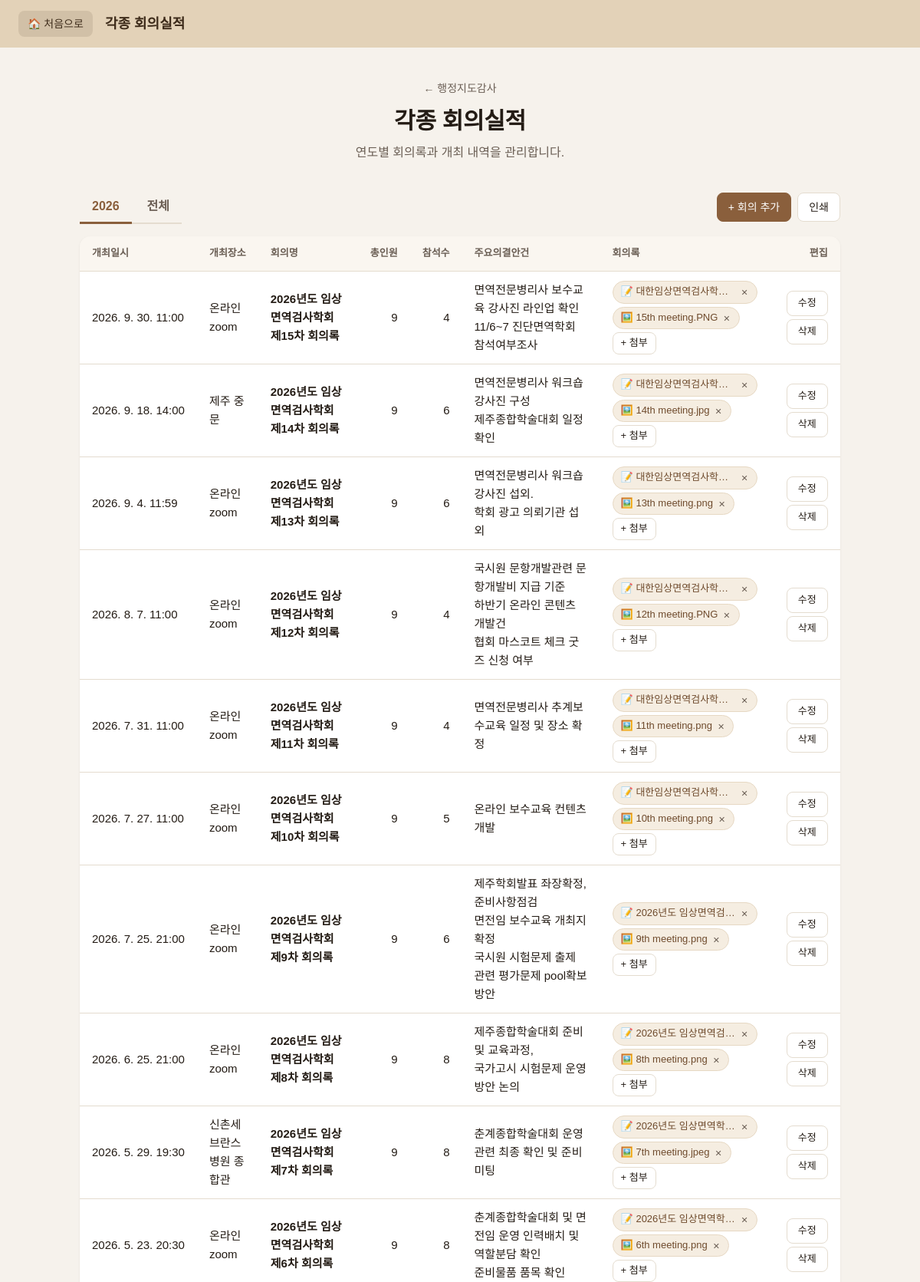
Screenshot of /audit/meetings (upper part) with the database file from the repository.
### tables this page shows
CREATE TABLE meetings (
    id            INTEGER PRIMARY KEY AUTOINCREMENT,
    year          INTEGER NOT NULL,
    held_at       TEXT,                 -- 개최일시
    place         TEXT,
    title         TEXT NOT NULL,        -- 회의명
    total_members INTEGER,              -- 총인원
    attendees     INTEGER,              -- 참석수
    agenda        TEXT                  -- 주요의결안건
);

CREATE TABLE files (
    id            INTEGER PRIMARY KEY AUTOINCREMENT,
    original_name TEXT NOT NULL,
    stored_path   TEXT NOT NULL,
    file_type     TEXT,                 -- pdf / doc / img
    target_type   TEXT,                 -- meeting, event, document ...
    target_id     INTEGER,
    uploaded_at   TEXT DEFAULT CURRENT_TIMESTAMP
, note TEXT);

### routes/meetings.py (the view)
@bp.route("/audit/meetings")
def list_view():
    with db() as conn:
        years = [r["year"] for r in conn.execute("SELECT DISTINCT year FROM meetings ORDER BY year DESC")]
        sel = request.args.get("year")
        if sel is None:
            sel = str(years[0]) if years else str(datetime.now().year)
        show_all = sel == "all"
        if show_all:
            meetings = conn.execute("SELECT * FROM meetings ORDER BY held_at DESC, id DESC").fetchall()
        else:
            sel = sel if sel.isdigit() else str(datetime.now().year)
            meetings = conn.execute(
                "SELECT * FROM meetings WHERE year = ? ORDER BY held_at DESC, id DESC", (int(sel),)).fetchall()
            if int(sel) not in years:
                years = sorted(set(years) | {int(sel)}, reverse=True)
        ids = [m["id"] for m in meetings]
        files = storage.files_for(conn, tuple(SLOT_TARGETS.values()), ids)
        attendance = {i: {"exec": [], "council": []} for i in ids}
        if ids:
            marks = ",".join("?" * len(ids))
            for r in conn.execute(
                    f"SELECT meeting_id, officer_id, kind FROM meeting_attendance "
                    f"WHERE present = 1 AND officer_id IS NOT NULL AND meeting_id IN ({marks})", ids):
                attendance[r["meeting_id"]]["exec" if r["kind"] == "임원" else "council"].append(r["officer_id"])
        exec_officers = conn.execute(
            "SELECT id, position, name FROM officers WHERE kind = '임원' ORDER BY sort_order, id").fetchall()
        council_officers = conn.execute(
            "SELECT id, position, name FROM officers WHERE kind = '평의원' ORDER BY sort_order, id").fetchall()
    return render_template(
        "meetings.html", page=get_menu("meetings"), years=years, selected=sel, show_all=show_all,
        meetings=meetings, files=files, attendance=attendance, accept=storage.ACCEPT_ATTR,
        exec_officers=exec_officers, council_officers=council_officers,
    )

### app.py (called while the page is built)
@app.context_processor
def inject_globals():
    return {"app_title": APP_TITLE, "menu": MENU}

### auth.py (called while the page is built, shortened)
def _get(key, default=None):
    with db() as conn:
        row = conn.execute("SELECT value FROM settings WHERE key = ?", (key,)).fetchone()
    return row["value"] if row else default

def password_is_set():
    return _get("money_password_hash") is not None

def is_unlocked():
    stamp = session.get("unlocked_at")
    if not stamp or session.get("epoch") != _get("lock_epoch", "0"):
        return False
    return time.time() - stamp < IDLE_SECONDS

@bp.before_app_request
def guard():
    if not request.path.startswith(PROTECTED_PATHS):
        return None

@bp.app_context_processor
def inject_lock_state():
    return {"unlocked": is_unlocked(), "password_set": password_is_set()}

### menu.py (called while the page is built)
def get_menu(key):
    for item in MENU:
        if item["key"] == key:
            return item
    return None

### models.py (called while the page is built)
def get_db():
    conn = sqlite3.connect(DB_PATH)
    conn.row_factory = sqlite3.Row
    conn.execute("PRAGMA foreign_keys = ON")
    return conn

@contextmanager
def db():
    conn = get_db()
    try:
        yield conn
        conn.commit()
    except Exception:
        conn.rollback()
        raise
    finally:
        conn.close()

### routes/meetings.py (called while the page is built)
@bp.app_template_filter("kdt")
def kdt(value):
    if not value:
        return ""
    try:
        d = datetime.fromisoformat(value)
    except ValueError:
        return value
    return f"{d.year}. {d.month}. {d.day}. {d:%H:%M}"

### storage.py (called while the page is built)
def files_for(conn, target_types, target_ids):
    out = {}
    if not target_ids:
        return out
    t_marks = ",".join("?" * len(target_types))
    i_marks = ",".join("?" * len(target_ids))
    rows = conn.execute(
        f"SELECT * FROM files WHERE target_type IN ({t_marks}) AND target_id IN ({i_marks}) ORDER BY id",
        (*target_types, *target_ids))
    for r in rows:
        out.setdefault((r["target_type"], r["target_id"]), []).append(r)
    return out

### templates/meetings.html (shortened to what this page needs)
{% extends "base.html" %}
{% block header_title %}{{ page.title }}{% endblock %}
{% from "_files.html" import file_cell, viewer_dialog %}
{% from "_forms.html" import time_select %}
{% block content %}
{% set next_url = request.full_path.rstrip('?') %}
<section class="intro">
  <a class="back no-print" href="{{ url_for('audit_home') }}">← 행정지도감사</a>
  <h1>{{ page.title }}</h1>
  <p class="no-print">{{ page.desc }}</p>
</section>
<div class="toolbar no-print">
  <nav class="tabs" aria-label="연도">
    {% for y in years %}
      <a class="tab {{ 'active' if (not show_all and selected == y|string) }}"
         href="{{ url_for('meetings.list_view', year=y) }}">{{ y }}</a>
    {% endfor %}
    <a class="tab {{ 'active' if show_all }}" href="{{ url_for('meetings.list_view', year='all') }}">전체</a>
  </nav>
  <div class="actions">
    <button type="button" class="btn primary" data-open-add="meeting-dialog">+ 회의 추가</button>
    <button type="button" class="btn" onclick="window.print()">인쇄</button>
  </div>
</div>
{% if meetings %}
<div class="table-wrap">
  <table class="table meetings-table">
    <thead><tr>
      <th>개최일시</th><th>개최장소</th><th>회의명</th>
      <th class="num">총인원</th><th class="num">참석수</th>
      <th>주요의결안건</th><th>회의록</th><th>참석서명지</th>
      <th class="no-print actions-col">편집</th>
    </tr></thead>
    <tbody>
    {% for m in meetings %}
      <tr>
        <td class="nowrap">{{ m.held_at|kdt }}</td>
        <td>{{ m.place or '' }}</td>
        <td class="title-col">{{ m.title }}</td>
        <td class="num">{{ m.total_members if m.total_members is not none else '' }}</td>
        <td class="num">{{ m.attendees if m.attendees is not none else '' }}</td>
        <td class="agenda-col">{{ m.agenda or '' }}</td>
        <td class="file-col">{{ file_cell('meeting_minutes-' ~ m.id, files.get(('meeting_minutes', m.id), []), url_for('meetings.upload', meeting_id=m.id), {'slot': 'minutes', 'year': selected}, accept, next_url) }}</td>
        <td class="file-col">{{ file_cell('meeting_signature-' ~ m.id, files.get(('meeting_signature', m.id), []), url_for('meetings.upload', meeting_id=m.id), {'slot': 'signature', 'year': selected}, accept, next_url) }}</td>
        <td class="no-print actions-col">
          <button type="button" class="btn small" data-open-edit="meeting-dialog"
                  data-id="{{ m.id }}" data-held-at="{{ m.held_at or '' }}" data-place="{{ m.place or '' }}"
                  data-title="{{ m.title }}" data-total-members="{{ m.total_members if m.total_members is not none else '' }}"
                  data-attendees="{{ m.attendees if m.attendees is not none else '' }}"
                  data-agenda="{{ m.agenda or '' }}">수정</button>
          <form method="post" action="{{ url_for('meetings.delete', meeting_id=m.id) }}"
                data-confirm="'{{ m.title }}' 회의를 삭제할까요? 첨부파일도 함께 삭제됩니다.">
            <button class="btn small danger">삭제</button>
          </form>
        </td>
      </tr>
    {% endfor %}
    </tbody>
  </table>
</div>
{% else %}
<div class="empty"><p>{{ '등록된' if show_all else selected ~ '년에 등록된' }} 회의가 없습니다. 오른쪽 위 [+ 회의 추가]로 첫 회의를 등록하세요.</p></div>
{% endif %}
{% endblock %}

### templates/_files.html (shortened to what this page needs)
{% set kind_icon = {'pdf': '📄', 'image': '🖼️', 'docx': '📝', 'doc': '📝', 'hwp': '📃'} %}
{% macro file_cell(group, file_list, upload_url, hidden, accept, next_url) %}
  <div class="file-list">
    {% for f in file_list %}
      <span class="chip">
        <button type="button" class="chip-name" data-view data-group="{{ group }}"
                data-url="{{ url_for('files.view', file_id=f.id) }}"
                data-download="{{ url_for('files.download', file_id=f.id) }}"
                data-kind="{{ f.file_type }}" data-name="{{ f.original_name }}"
                title="{{ f.original_name }}">{{ kind_icon.get(f.file_type, '📎') }} {{ f.original_name }}</button>
        <form class="no-print" method="post" action="{{ url_for('files.delete', file_id=f.id) }}"
              data-confirm="'{{ f.original_name }}' 파일을 삭제할까요?">
          <button class="chip-x" aria-label="{{ f.original_name }} 삭제" title="삭제">✕</button>
        </form>
      </span>
    {% endfor %}
    <form class="attach-form no-print" method="post" enctype="multipart/form-data" action="{{ upload_url }}">
      <button type="button" class="btn small" data-pick>+ 첨부</button>
    </form>
  </div>
{% endmacro %}

### static/style.css (style rules this page uses)
:root { --bg: #f6f2ec; --ink: #241c15; --muted: #6b5f55; --line: #e4dccf; --brand: #8a5f3c; --brand-dark: #6f4b2d; --card: #ffffff; --topbar-bg: #e3d2b8; --topbar-ink: #3d2b1a; }
* { box-sizing: border-box; }
html, body { margin: 0; }
body { background: var(--bg); color: var(--ink); font-family: "Pretendard", "Malgun Gothic", "Apple SD Gothic Neo", "Noto Sans KR", sans-serif; line-height: 1.6; }
a { color: inherit; text-decoration: none; }
.intro { text-align: center; margin-bottom: 36px; }
.intro h1 { margin: 6px 0 4px; font-size: 30px; letter-spacing: -0.01em; }
.intro p { margin: 0; color: var(--muted); }
.back { font-size: 14px; color: var(--muted); }
.toolbar { display: flex; flex-wrap: wrap; align-items: center; justify-content: space-between; gap: 12px; margin-bottom: 16px; }
.tabs { display: flex; gap: 4px; border-bottom: 2px solid var(--line); }
.tab { padding: 8px 16px; margin-bottom: -2px; border-bottom: 3px solid transparent; color: var(--muted); font-weight: 600; }
.tab.active { color: var(--brand); border-bottom-color: var(--brand); }
.actions { display: flex; gap: 8px; flex-wrap: wrap; }
.btn { font: inherit; font-size: 14px; cursor: pointer; background: #fff; color: var(--ink); border: 1px solid var(--line); border-radius: 8px; padding: 7px 14px; }
.btn.primary { background: var(--brand); border-color: var(--brand); color: #fff; }
.btn.small { padding: 3px 10px; font-size: 13px; }
.table-wrap { background: var(--card); border-radius: 14px; overflow-x: auto; box-shadow: 0 1px 3px rgba(36, 28, 21, .08); }
.table { width: 100%; border-collapse: collapse; font-size: 15px; }
.table th, .table td { padding: 12px 16px; text-align: left; border-bottom: 1px solid var(--line); vertical-align: middle; }
.table th { background: #faf6f0; font-size: 13px; color: var(--muted); white-space: nowrap; }
.table .actions-col { width: 1%; white-space: nowrap; text-align: right; }
.table .actions-col form, .table .actions-col button { display: inline-block; }
.table .actions-col form { margin: 0; }
.meetings-table .nowrap { white-space: nowrap; }
.meetings-table .num { text-align: right; width: 64px; white-space: nowrap; }
.meetings-table .title-col { font-weight: 600; min-width: 150px; }
.meetings-table .agenda-col { min-width: 200px; white-space: pre-line; }
.meetings-table .file-col { min-width: 150px; }
.file-list { display: flex; flex-direction: column; align-items: flex-start; gap: 4px; }
.chip { display: inline-flex; align-items: center; max-width: 190px; background: #f5ede1; border: 1px solid #e6d8c3; border-radius: 999px; padding: 1px 4px 1px 10px; }
.chip form { margin: 0; }
.chip-name { font: inherit; font-size: 13px; color: var(--brand-dark); background: none; border: 0; cursor: pointer; padding: 2px 0; overflow: hidden; text-overflow: ellipsis; white-space: nowrap; max-width: 150px; }
.chip-x { font: inherit; font-size: 11px; color: var(--muted); background: none; border: 0; cursor: pointer; padding: 3px 7px; border-radius: 999px; }
.attach-form { margin: 0; }
.meetings-table .title-col { min-width: 130px; }
.meetings-table .agenda-col { min-width: 180px; }
.meetings-table .file-col { min-width: 140px; }
.meetings-table th.actions-col, .meetings-table td.actions-col { position: sticky; right: 0; background: var(--card); box-shadow: -8px 0 8px -8px rgba(36, 28, 21, .25); }
.meetings-table th.actions-col { background: #faf6f0; }
.meetings-table td.actions-col .btn { display: block; width: 100%; }
.meetings-table td.actions-col form { display: block; margin-top: 4px; }
.meetings-table td.actions-col .btn.small { padding: 5px 14px; }

### rows the page displays
meetings: held_at|kdt "2026. 9. 30. 11:00", place "온라인 zoom", title "2026년도 임상면역검사학회 제15차 회의록", total_members "9", attendees "4", agenda "면역전문병리사 보수교육 강사진 라인업 확인 11/6~7 진단면역학회 참석여부조사"
files: get "📝", original_name "대한임상면역검사학…"
files: get "🖼️", original_name "15th meeting.PNG"
meetings: held_at|kdt "2026. 9. 18. 14:00", place "제주 중문", title "2026년도 임상면역검사학회 제14차 회의록", total_members "9", attendees "6", agenda "면역전문병리사 워크숍 강사진 구성 제주종합학술대회 일정 확인"
files: get "📝", original_name "대한임상면역검사학…"
files: get "🖼️", original_name "14th meeting.jpg"
meetings: held_at|kdt "2026. 9. 4. 11:59", place "온라인 zoom", title "2026년도 임상면역검사학회 제13차 회의록", total_members "9", attendees "6", agenda "면역전문병리사 워크숍 강사진 섭외. 학회 광고 의뢰기관 섭외"
files: get "📝", original_name "대한임상면역검사학…"
files: get "🖼️", original_name "13th meeting.png"
meetings: held_at|kdt "2026. 8. 7. 11:00", place "온라인 zoom", title "2026년도 임상면역검사학회 제12차 회의록", total_members "9", attendees "4", agenda "국시원 문항개발관련 문항개발비 지급 기준 하반기 온라인 콘텐츠 개발건 협회 마스코트 체크 굿즈 신청 여부"
files: get "📝", original_name "대한임상면역검사학…"
files: get "🖼️", original_name "12th meeting.PNG"
meetings: held_at|kdt "2026. 7. 31. 11:00", place "온라인 zoom", title "2026년도 임상면역검사학회 제11차 회의록", total_members "9", attendees "4", agenda "면역전문병리사 추계보수교육 일정 및 장소 확정"
files: get "📝", original_name "대한임상면역검사학…"
files: get "🖼️", original_name "11th meeting.png"
meetings: held_at|kdt "2026. 7. 27. 11:00", place "온라인 zoom", title "2026년도 임상면역검사학회 제10차 회의록", total_members "9", attendees "5", agenda "온라인 보수교육 컨텐츠개발"
files: get "📝", original_name "대한임상면역검사학…"
files: get "🖼️", original_name "10th meeting.png"
meetings: held_at|kdt "2026. 7. 25. 21:00", place "온라인 zoom", title "2026년도 임상면역검사학회 제9차 회의록", total_members "9", attendees "6", agenda "제주학회발표 좌장확정, 준비사항점검 면전임 보수교육 개최지 확정 국시원 시험문제 출제 관련 평가문제 pool확보방안"
files: get "📝", original_name "2026년도 임상면역검…"
files: get "🖼️", original_name "9th meeting.png"
meetings: held_at|kdt "2026. 6. 25. 21:00", place "온라인 zoom", title "2026년도 임상면역검사학회 제8차 회의록", total_members "9", attendees "8", agenda "제주종합학술대회 준비 및 교육과정, 국가고시 시험문제 운영방안 논의"
files: get "📝", original_name "2026년도 임상면역검…"
files: get "🖼️", original_name "8th meeting.png"
meetings: held_at|kdt "2026. 5. 29. 19:30", place "신촌세브란스병원 종합관", title "2026년도 임상면역검사학회 제7차 회의록", total_members "9", attendees "8", agenda "춘계종합학술대회 운영관련 최종 확인 및 준비 미팅"
files: get "📝", original_name "2026년도 임상면역학…"
files: get "🖼️", original_name "7th meeting.jpeg"
meetings: held_at|kdt "2026. 5. 23. 20:30", place "온라인 zoom", title "2026년도 임상면역검사학회 제6차 회의록", total_members "9", attendees "8", agenda "춘계종합학술대회 및 면전임 운영 인력배치 및 역할분담 확인 준비물품 품목 확인"
files: get "📝", original_name "2026년도 임상면역학…"
files: get "🖼️", original_name "6th meeting.png"

### other values shown
{{ page.title }} "각종 회의실적"
{{ page.desc }} "연도별 회의록과 개최 내역을 관리합니다."
{{ y }} "2026"
